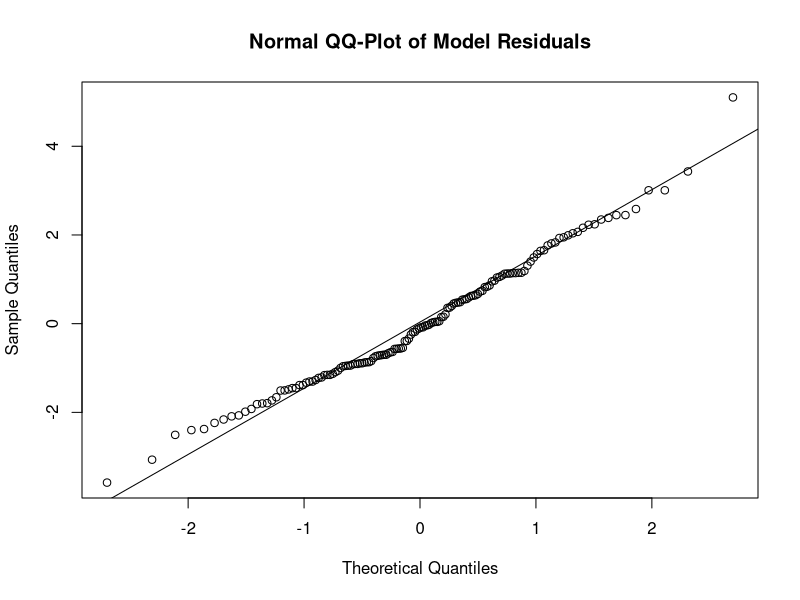

This figure's R source:
## ---- chunk 1
knitr::opts_chunk$set(echo = TRUE,
                      warning = FALSE,
                      message = FALSE)
## ---- chunk 2
linModEst <- function(x, y) {
  # Computes the OLS estimator and sample variance assuming a (ordinary) linear
  # regression model.
  #
  # Args:
  #   x: design matrix x
  #   y: response vector y 
  #
  # Returns:
  #   A list with the following named elements:
  #     $coefficients: the estimated coefficients
  #     $vcov: the estimated covariance matrix
  #     $sigma: the square root of the estimated variance
  #     $df: the degrees of freedom in the model, i.e. the difference between 
  #          the number of rows and columns of x
  
  # Compute the inverse of (x’x) using the solve- and crossprod-function
  inv <- solve(crossprod(x), diag(nrow = ncol(x)))
  
  # Compute beta hat, i.e. the estimated coefficients
  coefficients <- inv %*% crossprod(x, y)
  
  # Compute the degrees of freedom
  df <- nrow(x) - ncol(x)
  
  # Compute the sample variance via the sum of squared residuals (SSR)
  SSR <- sum((y - x %*% coefficients)^2)
  sigmaSquared <- SSR / df
  
  # Compute the covariance matrix
  vcov <- sigmaSquared * inv
  
  # Create named results list to be returned
  results <- list(coefficients, vcov, sqrt(sigmaSquared), df)
  names(results) <- c("coefficients", "vcov", "sigma", "df")
  
  # Return results
  results
}
## ---- chunk 3
# Load cats dataset
data(cats, package = "MASS")

# Compute OLS using our implementation
linModEst(
  x = cbind(1, cats$Bwt, as.numeric(cats$Sex) - 1),
  y = cats$Hwt
)
## ---- chunk 4
summary(lm(Hwt ~ Bwt + Sex, data = cats))
## ---- chunk 5
linMod <- function(formula, data) {
  # Computes the OLS estimator and sample variance assuming a (ordinary) linear
  # regression model with model equation specified by the formula-argument.
  #
  # Args:
  #   formula: a formula specifying the linear model equation
  #   data: a data.frame, list or environment, containing the variables used in
  #         formula
  #
  # Returns:
  #   A list with the following named elements:
  #     $coefficients: named vector of the estimated coefficients
  #     $vcov: named estimated covariance matrix
  #     $sigma: the square root of the estimated variance
  #     $df: the degrees of freedom in the model
  #     $formula: the formula that represents the model equation
  #     $call: the arguments with which the function was called
  
  # Extract the response variable using the model.extract function on the
  # data.frame returned by model.frame
  y <- model.extract(model.frame(formula, data = data), "response")
  
  # Create the design matrix using model.matrix, which overtakes an intercept
  # specified in the formula argument by default and converts factor variables into proper
  # dummy variables
  x <- model.matrix(formula, data = data)
  
  # Use previously defined linModEst for estimation
  tmp <- linModEst(x, y)
  
  # Prepare the output
  rownames(tmp$coefficients) <- colnames(x)
  colnames(tmp$vcov) <- colnames(x)
  rownames(tmp$vcov) <- colnames(x)
  
  # Create results list to be returned
  results <- c(tmp, formula, match.call())
  names(results) <- c("coefficients", "vcov", "sigma", "df", "formula", "call")
  
  # Return results
  results
}
## ---- chunk 6
linMod(Hwt ~ Bwt + Sex, data = cats)
## ---- chunk 7
linMod <- function(formula, data) {
  # Extract responsevariable and design matrix
  y <- model.extract(model.frame(formula, data = data), "response")
  x <- model.matrix(formula, data = data)
  
  # Calulcate model, use function from part I
  tmp <- linModEst(x, y)
  
  # Prepare the output
  rownames(tmp$coefficients) <- colnames(x)
  colnames(tmp$vcov) <- colnames(x)
  rownames(tmp$vcov) <- colnames(x)
  
  # Create results list to be returned, additionaly add x and y as list
  results <- c(tmp, formula, match.call(), list(x, y))
  names(results) <- c("coefficients", "vcov", "sigma", "df",
                      "formula", "call", "x", "y")
  
  # Redefine the results to class "linMod"
  # This function has now the role of a constructor
  class(results) <- "linMod"

  # Return instance of class "linMod"
  results
}
## ---- chunk 8
# Call constructur function which constructs an instance of class "linMod"
# Internally it still uses the model calculation from Part I (linModEst)
modelFit <- linMod(Hwt ~ Bwt + Sex, data = cats)

# Verify the structure of modelFit
str(modelFit)
## ---- chunk 9
print.linMod <- function(x, ...)  {
  # Use cat, sapply and sprintf function to neatly return
  # the function call and coefficients
  #
  # Args:
  #   x: instance of class linMod
  #   ...: passed arguments from generic function to this method
  #
  # Returns:
  #   This function does not retun anything, it just produces an output
  
  cat("Call:\n", deparse(x$call), "\n\n", "Coefficients:\n",
      sapply(rownames(x$coefficients), sprintf, fmt="%11s"),"\n",
      sapply(round(x$coefficients, digits = 3), sprintf, fmt="%11s"),"\n",
      sep="")
}
## ---- chunk 10
# Print modelFit
modelFit
## ---- chunk 11
summary.linMod <- function(x, ...)  {
  # This summary method for ojects of class linMod adds additional information
  # It computes standard errors, t values, p values, residuals and
  # the r squared and adds these information to the existsing information
  #
  # Args:
  #   x: instance of class linMod
  #   ...: passed arguments from generic function to this method
  #
  # Returns:
  # A list with the following named elements:
  #     $coefficients: named matrix of the estimated coefficients,
  #                   their standard errors, t values and p values
  #     $vcov: named estimated covariance matrix
  #     $sigma: the square root of the estimated variance
  #     $df: the degrees of freedom in the model
  #     $formula: the formula that represents the model equation
  #     $call: the arguments with which the function was called
  #     $residuals: the residuals of the regression line
  #     $rSquared: coefficient of determination of the model
  
  # Compute extra information for coefficients and combine them
  estimates <- x$coefficients
  stdErr <- sqrt(diag(x$vcov))
  tValue <- estimates/stdErr
  pValue <- 2*pt(-abs(tValue),df=(nrow(x$x)-ncol(x$x)))
  x$coefficients <- cbind(estimates, stdErr, tValue, pValue)
  colnames(x$coefficients) <- c("Estimate", "Std. Err.", "t value", "P(>|t|)")
  
  # Compute residuals on basis of estimated response
  residuals <- x$y - (x$x %*% estimates)
  row.names(residuals) <- NULL  # Remove row numbering
  
  # Compute r squared of whole model
  rSquared <- 1-(var(residuals)/var(x$y))
  
  # Combine all result in one list
  results <- c(x, list(residuals=residuals[,1], rSquared=rSquared))
  
  # Redefine the results to class "summary.linMod"
  # This function has now the role of a constructor
  class(results) <- "summary.linMod"
  
  # Return results
  results
}
## ---- chunk 12
# Call constructur function which constructs an
# instance of class "summary.linMod"
summaryOfMOdelFit <- summary(modelFit)

# Verify the structure of summaryOfMOdelFit
str(summaryOfMOdelFit)
## ---- chunk 13
print.summary.linMod <- function(x, ...)  {
  # Use cat, sapply and sprintf function to neatly return
  # the function call, the extended coefficients,
  # the residuals and the r squared
  #
  # Args:
  #   x: instance of class summary.linMod
  #   ...: passed arguments from generic function to this method
  #
  # Returns:
  #   This function does not retun anything, it just produces an output
  
  # Prepare residuals using quantile and mean function
  # Combine the results in a specific order and name it
  resQuant <- quantile(x$residuals)
  resMean <- mean(x$residuals)
  residuals <- c(resQuant[1:3],resMean,resQuant[4:5])
  names(residuals) <- c("Min.","1st Qu.","Median","Mean","3rd Qu.","Max.")
  
  # Prepare the extended coefficients
  # First the significant levels are defined, then the colnames are prepared
  # and in the last step the values are managed
  
  # Prepare significant levels
  pValues <- x$coefficients[,4]
  pStars <- sapply(pValues, function(p) {
    if(p < 0.001) {
      return("***")
    } else if(p < 0.01) {
      return("**")
    } else if(p < 0.05) {
      return("*")
    } else if(p < 0.1) {
      return(".")
    } else if(p < 1) {
      return(" ")
    }
  })
  
  # Prepare colnames of coeffiecients
  coefficientsFormatting <- c("%-11s %8s %9s %7s %7s%4s")
  coefficientsNames <- sprintf(coefficientsFormatting,
                               " ",
                               colnames(x$coefficients)[1],
                               colnames(x$coefficients)[2],
                               colnames(x$coefficients)[3],
                               colnames(x$coefficients)[4],
                               " ")
                               
  # Prepare values of coeffiecients, using the significant levels
  coefficients <- NULL
  for(i in 1:nrow(x$coefficients)) {
    coefficients <- paste(coefficients,
                          sprintf(coefficientsFormatting,
                                  rownames(x$coefficients)[i],
                                  sprintf("%.4f", round(x$coefficients[i,1], 4)),
                                  sprintf("%.4f", round(x$coefficients[i,2], 4)),
                                  sprintf("%.2f", round(x$coefficients[i,3], 2)),
                                  format.pval(x$coefficients[i,4], 2),
                                  pStars[i]
                                  ),
                          sep="\n")
  }
  
  # Print everything using cat
  cat("Call:\n", deparse(x$call),"\n\n",
      "Residuals:\n",
      sapply(names(residuals), sprintf, fmt="%9s"), "\n",
      sapply(sprintf("%.5f", round(residuals, 5)),
             sprintf, fmt="%9s"), "\n\n",
      "Coefficients:\n", coefficientsNames, coefficients, "\n",
      "---\n",
      "Signif. codes:  0 '***' 0.001 '**' 0.01 '*' 0.05 '.' 0.1 ' ' 1\n\n",
      "Multiple R-squared: ", x$rSquared, "\n",
      "More Stats ...",
      sep="")
}
## ---- chunk 14
# Print summaryOfMOdelFit
summaryOfMOdelFit
## ---- chunk 15
plot.linMod <- function(x, ...) {
  # Use qqnorm and qqline to plot a Q-Q plot
  #
  # Args:
  #   x: instance of class linMod
  #   ...: passed arguments from generic function to this method
  #
  # Returns:
  #   This function does not retun anything, it just produces an output
  
  # Compute the residuals
  residuals <- x$y - (x$x %*% x$coefficients)
  
  # Plot residuals against standard normal quantiles
  qqnorm(residuals, main="Normal QQ-Plot of Model Residuals")
  
  # Additionally draw a line with the ideal relation
  qqline(residuals)
}

## ---- chunk 16
# Plot modelFit
plot(modelFit)
